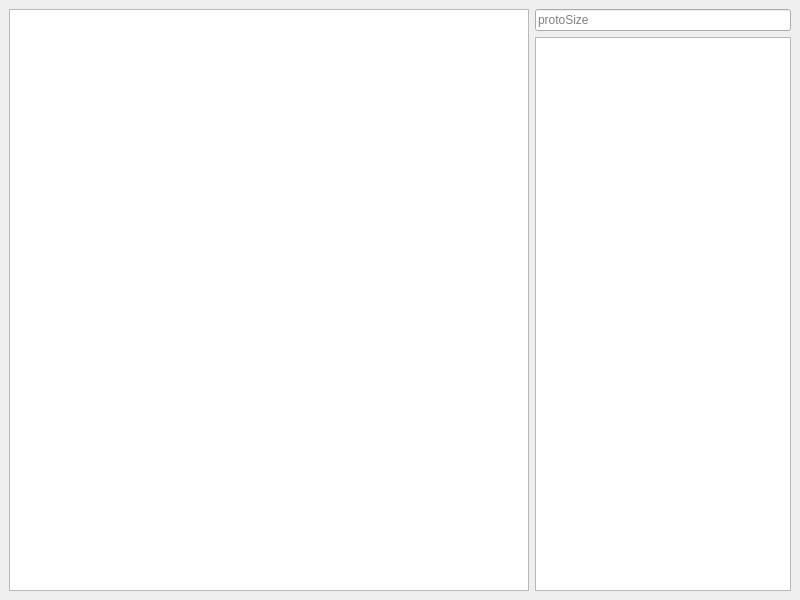
<?xml version="1.0" encoding="UTF-8"?>
<ui version="4.0">
 <class>MainWindow</class>
 <widget class="QMainWindow" name="MainWindow">
  <property name="geometry">
   <rect>
    <x>0</x>
    <y>0</y>
    <width>800</width>
    <height>600</height>
   </rect>
  </property>
  <property name="windowTitle">
   <string>MainWindow</string>
  </property>
  <widget class="QWidget" name="centralwidget">
   <layout class="QHBoxLayout" name="horizontalLayout">
    <item>
     <widget class="QGraphicsView" name="graphicsView">
      <property name="sizePolicy">
       <sizepolicy hsizetype="Expanding" vsizetype="Expanding">
        <horstretch>10</horstretch>
        <verstretch>0</verstretch>
       </sizepolicy>
      </property>
     </widget>
    </item>
    <item>
     <layout class="QVBoxLayout" name="verticalLayout">
      <item>
       <widget class="QLineEdit" name="protoSizeLine">
        <property name="placeholderText">
         <string>protoSize</string>
        </property>
       </widget>
      </item>
      <item>
       <widget class="ProtoView" name="protoView"/>
      </item>
     </layout>
    </item>
   </layout>
  </widget>
 </widget>
 <customwidgets>
  <customwidget>
   <class>ProtoView</class>
   <extends>QTableView</extends>
   <header>ProtoEditor/protoview.h</header>
  </customwidget>
 </customwidgets>
 <resources/>
 <connections/>
</ui>
